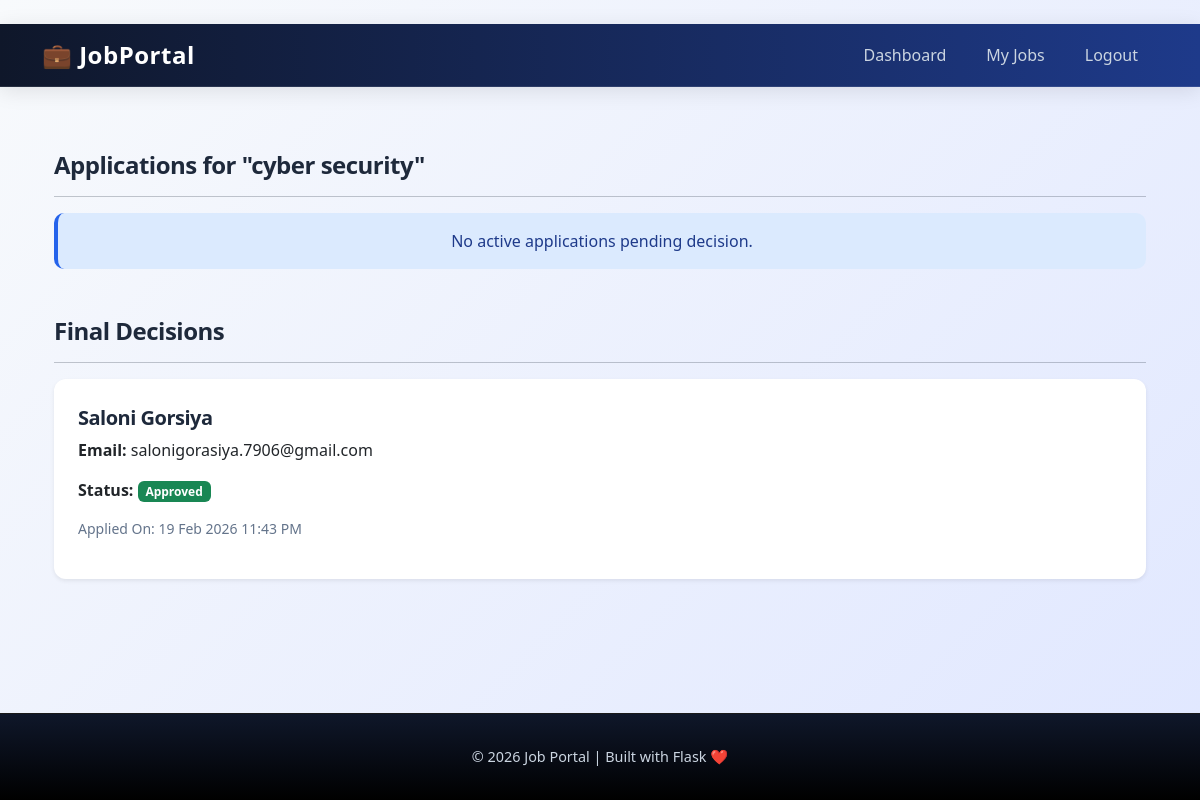
The app's page /company/company/job/4/applications (signed in) with its own data.
### app/models/job_post.py (models this page shows, shortened)
class Job(db.Model):
    __tablename__ = "jobs"
    id = db.Column(db.Integer, primary_key=True)
    company_id = db.Column(
        db.Integer,
        db.ForeignKey("companies.id", ondelete="CASCADE"),
        nullable=False
    )
    job_title = db.Column(db.String(150), nullable=False)
    job_type = db.Column(db.String(50), nullable=False)
    work_mode = db.Column(db.String(50), nullable=False)
    location = db.Column(db.String(100))
    experience = db.Column(db.String(50))
    education = db.Column(db.String(100))
    skills = db.Column(db.Text)
    description = db.Column(db.Text)
    salary = db.Column(db.String(50))
    openings = db.Column(db.Integer, default=1)
    selection_process = db.Column(db.Text)
    deadline = db.Column(db.Date)
    status = db.Column(
        db.String(20),
        default="ACTIVE",
        nullable=False
    )
    created_at = db.Column(
        db.DateTime,
        default=datetime.utcnow,
        nullable=False
    )
    company = db.relationship(
        "Company",
        backref=db.backref("jobs", lazy=True),
        passive_deletes=True
    )

### app/models/jobApplication.py (models this page shows)
class JobApplication(db.Model):
    __tablename__ = "job_applications"
    id = db.Column(db.Integer, primary_key=True)
    student_id = db.Column(
        db.Integer, db.ForeignKey("students.id"), nullable=False
    )
    job_id = db.Column(
        db.Integer, db.ForeignKey("jobs.id"), nullable=False
    )
    student_email = db.Column(db.String(120), nullable=False)
    resume = db.Column(db.String(255))
    video_resume = db.Column(db.String(255))
    portfolio_link = db.Column(db.String(255))
    cover_letter = db.Column(db.Text)
    status = db.Column(db.String(20), default="Applied")
    applied_at = db.Column(db.DateTime, default=datetime.utcnow)
    student = db.relationship("Students", backref="applications")
    job = db.relationship("Job", backref="job_applications")

### app/models/student.py (models this page shows, shortened)
class Students(db.Model):
    __tablename__ = "students"
    id = db.Column(db.Integer, primary_key=True)
    full_name = db.Column(db.String(150), nullable=False)
    slug = db.Column(db.String(200), unique=True, nullable=False)
    email = db.Column(db.String(120), unique=True, nullable=False)
    mobile_no = db.Column(db.String(15), nullable=False)
    start_year = db.Column(db.Integer, nullable=False)
    end_year = db.Column(db.Integer, nullable=False)
    field = db.Column(db.String(100), nullable=False)
    specialization = db.Column(db.String(120))
    objective = db.Column(db.Text)
    password = db.Column(db.String(16), nullable=False)
    college_id = db.Column(db.Integer, nullable=False)
    github = db.Column(db.String(200))
    linkedin = db.Column(db.String(200))
    portfolio = db.Column(db.String(255))
    resume_file = db.Column(db.String(255))
    video_resume = db.Column(db.String(255))
    sem = db.Column(db.Integer)  # Current/Last semester
    cgpa = db.Column(db.Float)    # CGPA
    is_public = db.Column(db.Boolean, default=True)
    created_at = db.Column(db.DateTime, server_default=db.func.now())
    projects = db.relationship(
        "Projects",
        back_populates="student",
        cascade="all, delete-orphan"
    )
    skills = db.relationship(
    "Skills",
    back_populates="student",
    cascade="all, delete-orphan"
)
    certificate = db.relationship("certificate", backref="student", lazy=True)

### app/routes/company.py (the view)
@company_bp.route("/company/job/<int:job_id>/applications")
def view_job_applications(job_id):
    if "company_id" not in session:
        return redirect(url_for("company.company_login"))
    company_id = session["company_id"]
    job = Job.query.filter_by(
        id=job_id,
        company_id=company_id
    ).first_or_404()
    applications = JobApplication.query.filter_by(
        job_id=job.id
    ).order_by(JobApplication.applied_at.desc()).all()
    active_applications = []
    decided_applications = []
    for application in applications:
        current_status = (application.status or "").strip().lower()
        if current_status in ("approved", "selected", "rejected"):
            decided_applications.append(application)
        else:
            active_applications.append(application)
    return render_template(
        "company/job_applications.html",
        job=job,
        applications=active_applications,
        decided_applications=decided_applications
    )

### templates/company/job_applications.html (shortened to what this page needs)
﻿{% extends "start/base.html" %}
{% block content %}
<div class="container mt-4">
    <h3>Applications for "{{ job.job_title }}"</h3>
    <hr>
    {% for app in applications %}
        <div class="card mb-3 shadow-sm">
            <div class="card-body">
                <h5>{{ app.student.full_name }}</h5>
                <p><strong>Email:</strong> {{ app.student_email }}</p>
                <p><strong>Status:</strong>
                    <span class="badge bg-info">{{ app.status }}</span>
                </p>
                {% if app.resume %}
                    <a href="{{ url_for('static', filename=app.resume) }}"
                       class="btn btn-outline-primary btn-sm"
                       target="_blank">
                        View Resume
                    </a>
                {% endif %}
                {% if app.video_resume %}
                    <a href="{{ url_for('static', filename=app.video_resume) }}"
                       class="btn btn-outline-danger btn-sm"
                       target="_blank">
                        View Video Resume
                    </a>
                {% endif %}
                {% if app.portfolio_link %}
                    <a href="{{ app.portfolio_link }}"
                       class="btn btn-outline-success btn-sm"
                       target="_blank">
                        Portfolio
                    </a>
                {% endif %}
                <div class="mt-3">
                    <form method="POST"
                          action="{{ url_for('company.approve_application', application_id=app.id) }}"
                          class="d-inline">
                        <button type="submit" class="btn btn-success btn-sm">Approve</button>
                    </form>
                    <form method="POST"
                          action="{{ url_for('company.reject_application', application_id=app.id) }}"
                          class="d-inline">
                        <button type="submit" class="btn btn-danger btn-sm">Reject</button>
                    </form>
                </div>
                <p class="mt-3 text-muted small">
                    Applied On: {{ app.applied_at.strftime('%d %b %Y %I:%M %p') }}
                </p>
            </div>
        </div>
    {% else %}
        <div class="alert alert-info text-center">
            No active applications pending decision.
        </div>
    {% endfor %}
    {% if decided_applications %}
        <h4 class="mt-5">Final Decisions</h4>
        <hr>
        {% for app in decided_applications %}
            <div class="card mb-3 shadow-sm">
                <div class="card-body">
                    <h5>{{ app.student.full_name }}</h5>
                    <p><strong>Email:</strong> {{ app.student_email }}</p>
                    <p><strong>Status:</strong>
                        <span class="badge {% if (app.status or '').lower() in ['approved', 'selected'] %}bg-success{% else %}bg-danger{% endif %}">
                            {{ app.status }}
                        </span>
                    </p>
                    <p class="mt-3 text-muted small">
                        Applied On: {{ app.applied_at.strftime('%d %b %Y %I:%M %p') }}
                    </p>
                </div>
            </div>
        {% endfor %}
    {% endif %}
</div>
{% endblock %}

### static/css/mobile.css (style rules this page uses)
html, body { max-width: 100%; overflow-x: hidden; }

### templates/Start/base.html (style rules this page uses)
:root { --primary-color: #2563eb; --secondary-color: #7c3aed; --accent-color: #059669; --dark-bg: #0f172a; --light-bg: #f8fafc; --card-bg: #ffffff; --text-primary: #1e293b; --text-secondary: #64748b; --border-color: #e2e8f0; }
* { margin: 0; padding: 0; box-sizing: border-box; }
html { scroll-behavior: smooth; }
body { background: linear-gradient(135deg, #f8fafc 0%, #e0e7ff 100%); color: var(--text-primary); font-family: 'Segoe UI', Tahoma, Geneva, Verdana, sans-serif; font-weight: 500; min-height: 100vh; display: flex; flex-direction: column; }
.card { border: none; border-radius: 12px; background: var(--card-bg); box-shadow: 0 4px 15px rgba(0, 0, 0, 0.08); transition: all 0.3s cubic-bezier(0.4, 0, 0.2, 1); animation: fadeInUp 0.6s ease-out; overflow: hidden; }
.card::before { content: ''; position: absolute; top: 0; left: 0; width: 100%; height: 3px; background: linear-gradient(90deg, var(--primary-color), var(--secondary-color)); }
.card-body { padding: 1.5rem; }
.alert { border: none; border-radius: 10px; border-left: 4px solid; animation: slideInRight 0.4s ease-out; }
.alert-info { background-color: #dbeafe; border-left-color: var(--primary-color); color: #1e3a8a; }
h1, h2, h3, h4, h5, h6 { color: var(--text-primary); font-weight: 700; letter-spacing: -0.5px; }
h3 { font-size: 1.5rem; margin-bottom: 1rem; animation: fadeInDown 0.6s ease-out 0.2s both; }
.text-muted { color: var(--text-secondary) !important; }
.container { animation: fadeInUp 0.6s ease-out 0.2s both; }

### templates/company/job_applications.html (style rules this page uses)
h3, h4 { color: var(--text-primary); font-weight: 700; }
.card { border-top: 3px solid transparent; position: relative; overflow: hidden; transition: all 0.25s ease; }
.card::before { content: ""; position: absolute; top: 0; left: 0; width: 100%; height: 3px; background: linear-gradient(90deg, #2563eb, #7c3aed); transform: scaleX(0); transform-origin: left; transition: transform 0.25s ease; }

### records on screen
Job: job_title "cyber security"
JobApplication: student.full_name "Saloni Gorsiya", student_email "salonigorasiya.7906@gmail.com", status "Approved", applied_at "19 Feb 2026 11:43 PM"

### other values on screen
{{ 2026 }} "2026"
